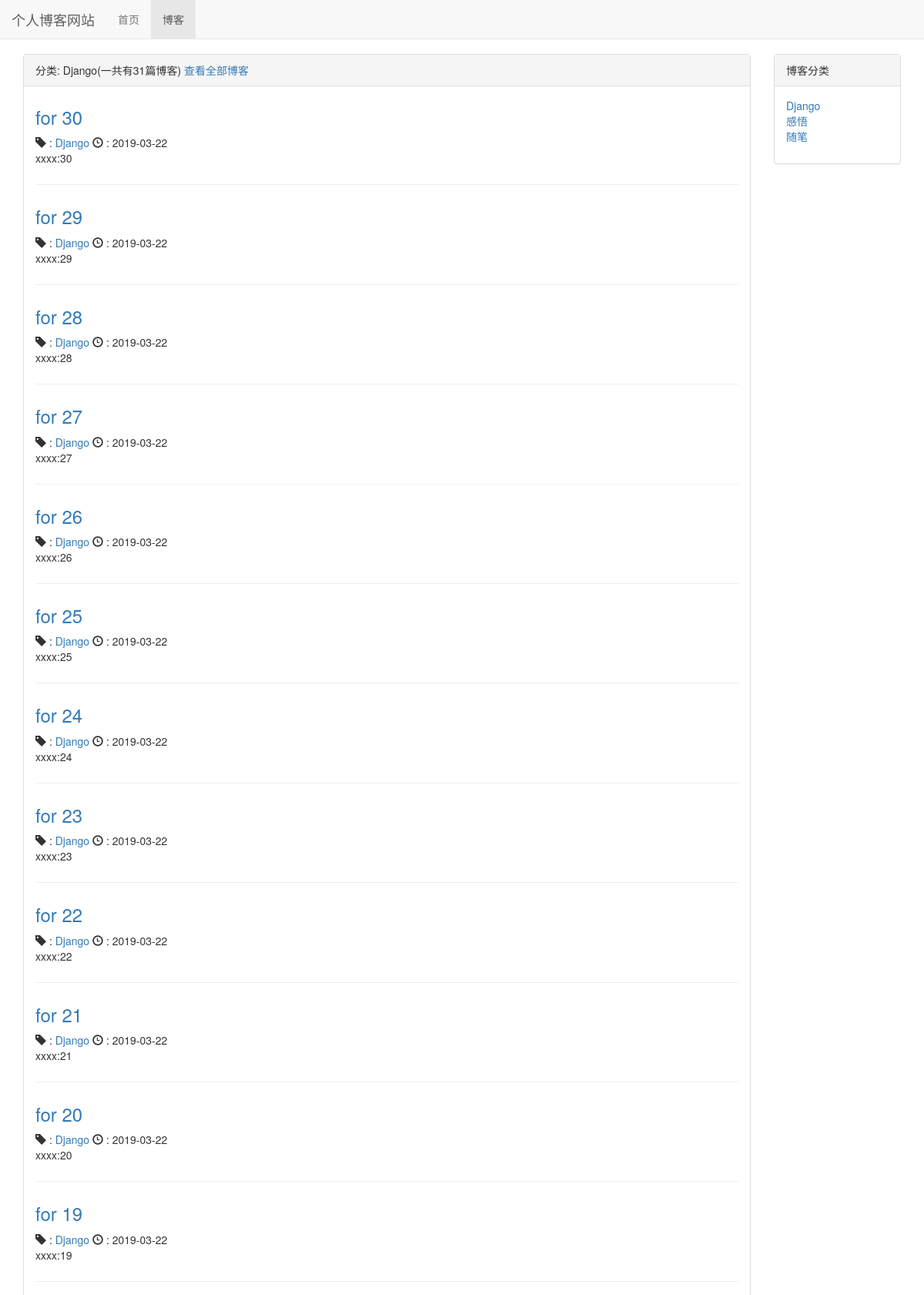
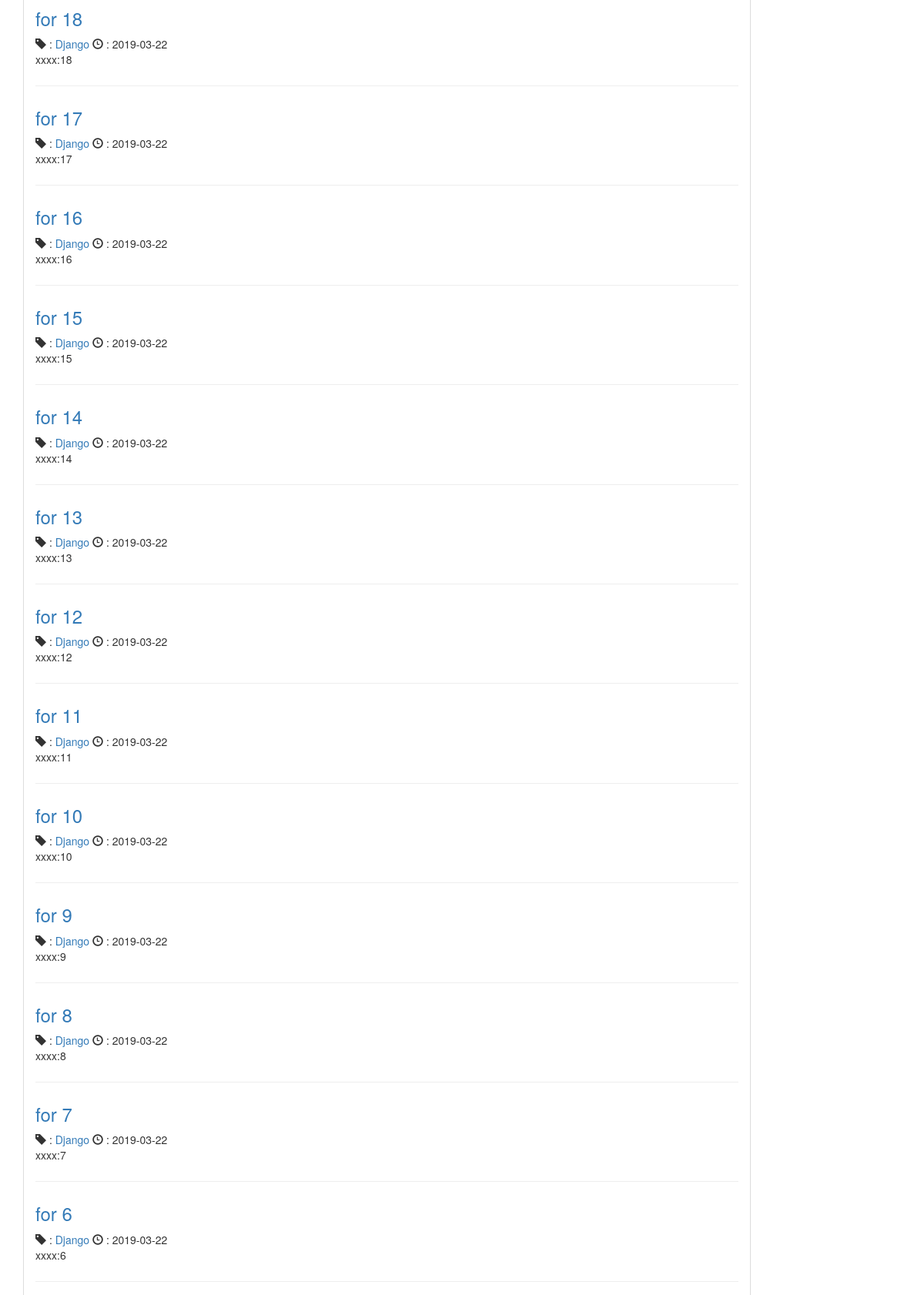
The page /blog/type/1 (upper part) on the database its author committed (2 pictures, top to bottom).
### blog/models.py (models this page shows, shortened)
class BlogType(models.Model):
    type_name = models.CharField(max_length=15)
    def __str__(self):
        return self.type_name

class Blog(models.Model):
    title = models.CharField(max_length=50)
    blog_type = models.ForeignKey(BlogType, on_delete=models.DO_NOTHING)
    content = models.TextField()
    author = models.ForeignKey(User, on_delete=models.DO_NOTHING)
    created_time = models.DateTimeField(auto_now_add=True)
    last_updated_time = models.DateTimeField(auto_now=True)
    class Meta:
        ordering = ['-created_time']

### blog/views.py (the view)
# urls.py: path('type/<int:blog_type_pk>', views.blogs_with_type, name="blogs_with_type"),
def blogs_with_type(request, blog_type_pk):
    context = {}
    blog_type = get_object_or_404(BlogType, pk = blog_type_pk)
    context['blog_type'] = blog_type
    context['blogs'] = Blog.objects.filter(blog_type = blog_type)
    context['blog_types'] = BlogType.objects.all()
    return render_to_response('blog/blogs_with_type.html', context)

### blog/templates/blog/blogs_with_type.html (shortened to what this page needs)
{% extends 'blog/blog_list.html' %}
{% block blog_list_title %}
    分类: {{ blog_type.type_name }}(一共有{{ blogs|length }}篇博客)
    <a href="{% url 'blog_list' %}">查看全部博客</a>
{% endblock  %}

### blog/templates/blog/blog_list.html (shortened to what this page needs)
{% extends 'base.html' %}
{% load staticfiles %}
{% block header_extends %}
    <link rel="stylesheet" href="{% static 'blog/blog.css' %}">
{% endblock header_extends %}
{% block nav_blog_active %}active{% endblock %}
{% block content %}
    <div class="container">
        <div class="row">
            <div class="col-xs-12 col-sm-8 col-md-9 col-lg-10">
                <div class="panel panel-default">
                    <div class="panel-heading">
                        {% block blog_list_title %}{% endblock  %}
                    </div>
                    <div class="panel-body">
                        {% for blog in blogs %}
                        <div class="blog">
                            <h3>
                                <a href="{% url 'blog_detail' blog.pk %}">
                                    {{ blog.title }}
                                </a>
                            </h3>
                            <p class="blog-info">
                                    <span class="glyphicon glyphicon-tag"></span>
                                    : <a href="{% url 'blogs_with_type' blog.blog_type.pk %}">
                                    {{ blog.blog_type }}
                                    </a>
                                <span class="glyphicon glyphicon-time"></span>
                                : {{ blog.created_time|date:"Y-m-d" }}
                            </p>
                            <p>{{ blog.content|truncatechars:120 }}</p>
                        </div>
                        {% empty %}
                            <div class="blog">
                                <h3>暂无内容敬请期待</h3>
                            </div>
                        {% endfor %}
                    </div>
                </div>
            </div>
            <div class="hidden-xs col-sm-4 col-md-3 col-lg-2">
                <div class="panel panel-default">
                    <div class="panel-heading">博客分类</div>
                    <div class="panel-body">
                        <ul class="blog-types">
                            {% for type in blog_types %}
                                <li>
                                    <a href="{% url 'blogs_with_type' type.pk %}">
                                        {{ type.type_name }}
                                    </a>
                                </li>
                            {% empty %}
                                <li>暂无分类</li>
                            {% endfor %}
                        </ul>
                    </div>
                </div>
            </div>
        </div>
    </div>
{% endblock content %}

### static/base.css (style rules this page uses)
* { margin: 0; padding: 0; }
body { margin-top: 70px !important; }

### blog/static/blog/blog.css (style rules this page uses)
ul.blog-types { list-style-type: none; }
div.blog:not(:last-child) { margin-bottom: 2em; padding-bottom: 1em; border-bottom: 1px solid #eee; }
div.blog h3 { margin-top: 0.5em; }
div.blog p.blog-info { margin-bottom: 0; }

### rows shown on the page
BlogType: type_name "Django"
Blog: title "for 30", blog_type "Django", created_time "2019-03-22", content "xxxx:30"
Blog: title "for 29", blog_type "Django", created_time "2019-03-22", content "xxxx:29"
Blog: title "for 28", blog_type "Django", created_time "2019-03-22", content "xxxx:28"
Blog: title "for 27", blog_type "Django", created_time "2019-03-22", content "xxxx:27"
Blog: title "for 26", blog_type "Django", created_time "2019-03-22", content "xxxx:26"
Blog: title "for 25", blog_type "Django", created_time "2019-03-22", content "xxxx:25"
Blog: title "for 24", blog_type "Django", created_time "2019-03-22", content "xxxx:24"
Blog: title "for 23", blog_type "Django", created_time "2019-03-22", content "xxxx:23"
Blog: title "for 22", blog_type "Django", created_time "2019-03-22", content "xxxx:22"
Blog: title "for 21", blog_type "Django", created_time "2019-03-22", content "xxxx:21"
Blog: title "for 20", blog_type "Django", created_time "2019-03-22", content "xxxx:20"
Blog: title "for 19", blog_type "Django", created_time "2019-03-22", content "xxxx:19"
Blog: title "for 18", blog_type "Django", created_time "2019-03-22", content "xxxx:18"
Blog: title "for 17", blog_type "Django", created_time "2019-03-22", content "xxxx:17"
Blog: title "for 16", blog_type "Django", created_time "2019-03-22", content "xxxx:16"
Blog: title "for 15", blog_type "Django", created_time "2019-03-22", content "xxxx:15"
Blog: title "for 14", blog_type "Django", created_time "2019-03-22", content "xxxx:14"
Blog: title "for 13", blog_type "Django", created_time "2019-03-22", content "xxxx:13"
Blog: title "for 12", blog_type "Django", created_time "2019-03-22", content "xxxx:12"
Blog: title "for 11", blog_type "Django", created_time "2019-03-22", content "xxxx:11"
Blog: title "for 10", blog_type "Django", created_time "2019-03-22", content "xxxx:10"
Blog: title "for 9", blog_type "Django", created_time "2019-03-22", content "xxxx:9"
Blog: title "for 8", blog_type "Django", created_time "2019-03-22", content "xxxx:8"
Blog: title "for 7", blog_type "Django", created_time "2019-03-22", content "xxxx:7"
Blog: title "for 6", blog_type "Django", created_time "2019-03-22", content "xxxx:6"
BlogType: type_name "感悟"
BlogType: type_name "随笔"

### other values the page prints
{{ blogs|length }} "31"
